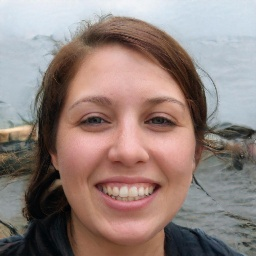
#> input picture dataset/Fake/0GA5EWP3KD.jpg, 256 x 256 px; its folder holds only this picture in this run
$ python train_model4.py
#> lines starting #> are read from the running program, lines starting #| are printed output that depends on the picture
import os, glob, cv2, time
import numpy as np
import pickle
from sklearn.model_selection import train_test_split
from sklearn.ensemble import AdaBoostClassifier
from sklearn.metrics import confusion_matrix, classification_report
import matplotlib.pyplot as plt

DATA_DIR = "dataset"
IMG_SIZE = (128, 128)
RESULTS_DIR = "results"
os.makedirs(RESULTS_DIR, exist_ok=True)

def load_data(folder):
#> called with folder = 'dataset'
    X, y = [], []
    for cls, label in [("Fake", 0), ("Real", 1)]:
        fdir = os.path.join(folder, cls)
        for f in glob.glob(fdir + "/*.*"):
            img = cv2.imread(f)
#> img is the input picture: shape (256, 256, 3); mean B, G, R 125.4, 130.5, 147.8
            if img is not None:
                img = cv2.cvtColor(img, cv2.COLOR_BGR2GRAY)  # Haar works on grayscale
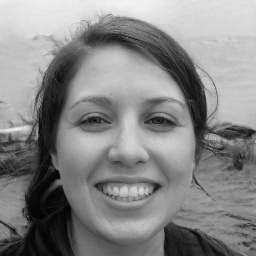
#> img: shape (256, 256); min 0, max 243, mean 135.1
                img = cv2.resize(img, IMG_SIZE)
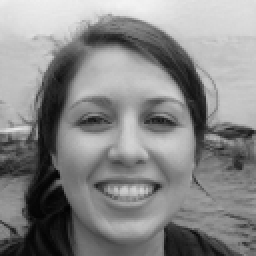
#> img: shape (128, 128) (shown 2 times larger); min 3, max 243, mean 135.2
                X.append(img)
                y.append(label)
#> pass 2 of the loop in load_data, `for cls, label in [("Fake", 0), ("Real", 1)]:`:
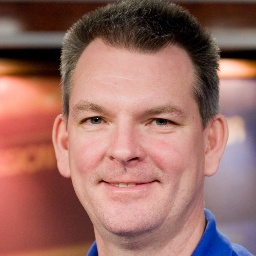
#> input picture dataset/Real/00801.jpg, 256 x 256 px
#> in load_data, img is the input picture: shape (256, 256, 3); mean B, G, R 101.2, 108.8, 155.3
#> in load_data, `img = cv2.cvtColor(img, cv2.COLOR_BGR2GRAY)`:
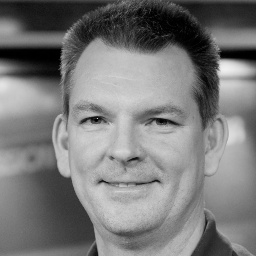
#> img: shape (256, 256); min 0, max 241, mean 121.8
    return np.array(X), np.array(y)

def extract_haar_features(img):
    """Extract Haar features"""
    features = []

    # Define different rectangle sizes for feature extraction
    sizes = [(2, 2), (4, 4), (8, 8)]

    for size in sizes:
        height, width = size
        step_y = img.shape[0] // height
        step_x = img.shape[1] // width

        # Extract vertical edge features (difference between two adjacent rectangles)
        for y in range(0, img.shape[0] - step_y, step_y):
            for x in range(0, img.shape[1] - 2*step_x, step_x):
                rect1 = img[y:y+step_y, x:x+step_x].mean()
                rect2 = img[y:y+step_y, x+step_x:x+2*step_x].mean()
                features.append(rect1 - rect2)

        # Extract horizontal edge features
        for y in range(0, img.shape[0] - 2*step_y, step_y):
            for x in range(0, img.shape[1] - step_x, step_x):
                rect1 = img[y:y+step_y, x:x+step_x].mean()
                rect2 = img[y+step_y:y+2*step_y, x:x+step_x].mean()
                features.append(rect1 - rect2)

        # Extract checkerboard pattern features
        for y in range(0, img.shape[0] - 2*step_y, step_y):
            for x in range(0, img.shape[1] - 2*step_x, step_x):
                rect1 = img[y:y+step_y, x:x+step_x].mean()
                rect2 = img[y:y+step_y, x+step_x:x+2*step_x].mean()
                rect3 = img[y+step_y:y+2*step_y, x:x+step_x].mean()
                rect4 = img[y+step_y:y+2*step_y, x+step_x:x+2*step_x].mean()
                features.append(rect1 + rect4 - rect2 - rect3)

    # Add LBP-like features (comparing center region with surrounding regions)
    for y in range(step_y, img.shape[0] - step_y, step_y):
        for x in range(step_x, img.shape[1] - step_x, step_x):
            center = img[y:y+step_y, x:x+step_x].mean()
            neighbors = [
                img[y-step_y:y, x-step_x:x].mean(),
                img[y-step_y:y, x:x+step_x].mean(),
                img[y-step_y:y, x+step_x:x+2*step_x].mean(),
                img[y:y+step_y, x+step_x:x+2*step_x].mean(),
                img[y+step_y:y+2*step_y, x+step_x:x+2*step_x].mean(),
                img[y+step_y:y+2*step_y, x:x+step_x].mean(),
                img[y+step_y:y+2*step_y, x-step_x:x].mean(),
                img[y:y+step_y, x-step_x:x].mean()
            ]
            for n in neighbors:
                features.append(center - n)

    return np.array(features)

print("Loading data...")
X_raw, y = load_data(DATA_DIR)
#> y = [0, 1]

# Extract Haar features
print("Extracting Haar features...")
features = []
for img in X_raw:
    features.append(extract_haar_features(img))
#> this loop made 2 passes
#> sizes in extract_haar_features on passes 1 to 2: [(2, 2), (4, 4), (8, 8)], [(2, 2), (4, 4), (8, 8)]
#> after the loop, features = 2 items
features = np.array(features)

# Data splitting
X_train, X_test, y_train, y_test = train_test_split(
    features, y, test_size=0.2, random_state=42
)
#> y_train = [0]; y_test = [1]

# Train AdaBoost classifier
print("Training AdaBoost classifier...")
clf = AdaBoostClassifier(n_estimators=100, random_state=42)
clf.fit(X_train, y_train)

# Save model
MODEL4_PATH = os.path.join(RESULTS_DIR, "model4_haar_adaboost.pkl")
with open(MODEL4_PATH, "wb") as f:
    pickle.dump(clf, f)
print(f"Model saved: {MODEL4_PATH}")

# Evaluation
print("Evaluating model...")
start_time = time.time()
y_pred = clf.predict(X_test)
#> y_pred = [0]
end_time = time.time()
inference_time_per_image = (end_time - start_time) / len(X_test)
#> inference_time_per_image = 0.000361

cm = confusion_matrix(y_test, y_pred)
#> cm = [[0, 0], [1, 0]]
cr = classification_report(y_test, y_pred, target_names=["Fake", "Real"])

# Save confusion matrix
plt.figure()
plt.imshow(cm, cmap='Blues')
plt.title("Model 4 (Haar+AdaBoost) Confusion Matrix")
plt.xlabel("Predicted")
plt.ylabel("True")
for i in range(cm.shape[0]):
    for j in range(cm.shape[1]):
        plt.text(j, i, str(cm[i,j]), ha="center", va="center")
plt.colorbar()
cm_path = os.path.join(RESULTS_DIR, "model4_confmat.png")
plt.savefig(cm_path)
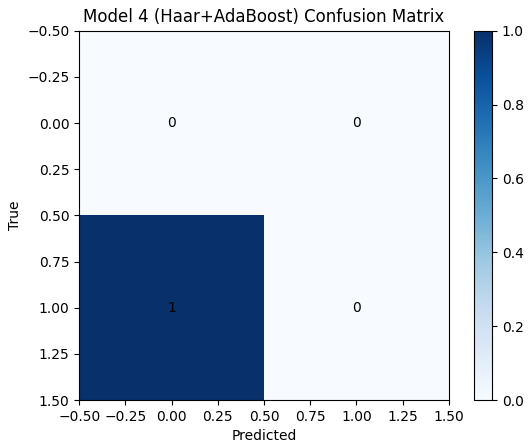
#> figure drawn by matplotlib, 2 panels
plt.close()
print("Confusion matrix saved:", cm_path)

# Model size
model_size_bytes = os.path.getsize(MODEL4_PATH)
model_size_mb = model_size_bytes / (1024*1024)

# Number of parameters (number of weak classifiers in AdaBoost * number of features)
num_params = clf.n_estimators * X_train.shape[1]
#> num_params = 42400

# Save statistics
stats_path = os.path.join(RESULTS_DIR, "model4_stats.txt")
with open(stats_path, "w") as f:
    f.write("=== Model 4 (Haar+AdaBoost) Metrics ===\n\n")
    f.write("Classification Report:\n")
    f.write(cr + "\n")
    f.write("Confusion Matrix:\n")
    f.write(str(cm) + "\n\n")
    f.write(f"Inference time (sec/image): {inference_time_per_image:.6f}\n")
    f.write(f"Model size on disk (MB): {model_size_mb:.2f}\n")
    f.write(f"Number of parameters (est): {num_params}\n")

print("Statistics written to:", stats_path)
print("Done.")
